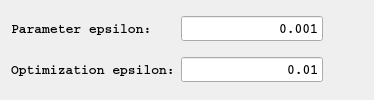
                 <widget class="QFrame" name="frame_advanced">
                  <property name="minimumSize">
                   <size>
                    <width>0</width>
                    <height>100</height>
                   </size>
                  </property>
                  <property name="maximumSize">
                   <size>
                    <width>16777215</width>
                    <height>135</height>
                   </size>
                  </property>
                  <property name="font">
                   <font>
                    <family>Arial</family>
                    <pointsize>10</pointsize>
                   </font>
                  </property>
                  <layout class="QGridLayout" name="gridLayout_3">
                   <property name="topMargin">
                    <number>0</number>
                   </property>
                   <property name="bottomMargin">
                    <number>0</number>
                   </property>
                   <property name="verticalSpacing">
                    <number>0</number>
                   </property>
                   <item row="2" column="1">
                    <widget class="QLineEdit" name="txtOptEpsilon">
                     <property name="minimumSize">
                      <size>
                       <width>0</width>
                       <height>20</height>
                      </size>
                     </property>
                     <property name="maximumSize">
                      <size>
                       <width>150</width>
                       <height>25</height>
                      </size>
                     </property>
                     <property name="font">
                      <font>
                       <family>Courier</family>
                       <pointsize>10</pointsize>
                       <weight>75</weight>
                       <italic>false</italic>
                       <bold>true</bold>
                      </font>
                     </property>
                     <property name="toolTip">
                      <string>&lt;html&gt;&lt;head/&gt;&lt;body&gt;&lt;p&gt;Epsilon threshold for &lt;span style=&quot; font-weight:600;&quot;&gt;model&lt;/span&gt; optimization&lt;/p&gt;&lt;/body&gt;&lt;/html&gt;</string>
                     </property>
                     <property name="text">
                      <string notr="true">0.01</string>
                     </property>
                     <property name="maxLength">
                      <number>10</number>
                     </property>
                     <property name="alignment">
                      <set>Qt::AlignRight|Qt::AlignTrailing|Qt::AlignVCenter</set>
                     </property>
                    </widget>
                   </item>
                   <item row="1" column="1">
                    <widget class="QLineEdit" name="txtParEpsilon">
                     <property name="minimumSize">
                      <size>
                       <width>0</width>
                       <height>20</height>
                      </size>
                     </property>
                     <property name="maximumSize">
                      <size>
                       <width>150</width>
                       <height>25</height>
                      </size>
                     </property>
                     <property name="font">
                      <font>
                       <family>Courier</family>
                       <pointsize>10</pointsize>
                       <weight>75</weight>
                       <italic>false</italic>
                       <bold>true</bold>
                      </font>
                     </property>
                     <property name="toolTip">
                      <string>&lt;html&gt;&lt;head/&gt;&lt;body&gt;&lt;p&gt;Epsilon threshold for &lt;span style=&quot; font-weight:600;&quot;&gt;single parameter&lt;/span&gt; optimization&lt;/p&gt;&lt;/body&gt;&lt;/html&gt;</string>
                     </property>
                     <property name="text">
                      <string notr="true">0.001</string>
                     </property>
                     <property name="maxLength">
                      <number>10</number>
                     </property>
                     <property name="alignment">
                      <set>Qt::AlignRight|Qt::AlignTrailing|Qt::AlignVCenter</set>
                     </property>
                    </widget>
                   </item>
                   <item row="1" column="0">
                    <widget class="QLabel" name="lblParEpsText">
                     <property name="minimumSize">
                      <size>
                       <width>0</width>
                       <height>20</height>
                      </size>
                     </property>
                     <property name="maximumSize">
                      <size>
                       <width>16777215</width>
                       <height>25</height>
                      </size>
                     </property>
                     <property name="font">
                      <font>
                       <family>Courier</family>
                       <pointsize>10</pointsize>
                       <weight>75</weight>
                       <italic>false</italic>
                       <bold>true</bold>
                      </font>
                     </property>
                     <property name="text">
                      <string>Parameter epsilon:</string>
                     </property>
                    </widget>
                   </item>
                   <item row="2" column="0">
                    <widget class="QLabel" name="lblOptEpsText">
                     <property name="minimumSize">
                      <size>
                       <width>0</width>
                       <height>20</height>
                      </size>
                     </property>
                     <property name="maximumSize">
                      <size>
                       <width>16777215</width>
                       <height>25</height>
                      </size>
                     </property>
                     <property name="font">
                      <font>
                       <family>Courier</family>
                       <pointsize>10</pointsize>
                       <weight>75</weight>
                       <italic>false</italic>
                       <bold>true</bold>
                      </font>
                     </property>
                     <property name="text">
                      <string>Optimization epsilon:</string>
                     </property>
                    </widget>
                   </item>
                   <item row="1" column="2">
                    <spacer name="horizontalSpacer_18">
                     <property name="orientation">
                      <enum>Qt::Horizontal</enum>
                     </property>
                     <property name="sizeHint" stdset="0">
                      <size>
                       <width>40</width>
                       <height>20</height>
                      </size>
                     </property>
                    </spacer>
                   </item>
                  </layout>
                 </widget>
